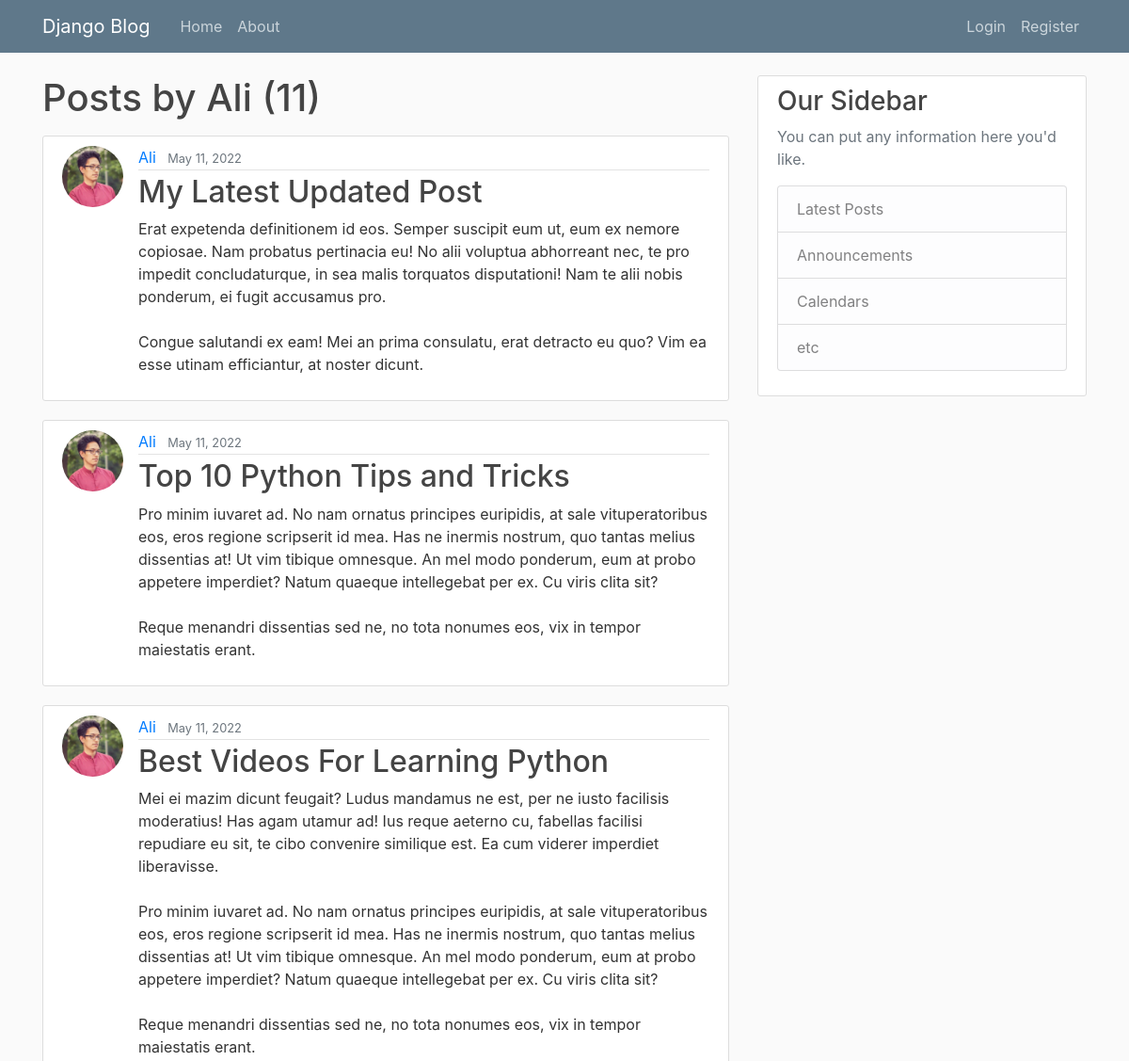
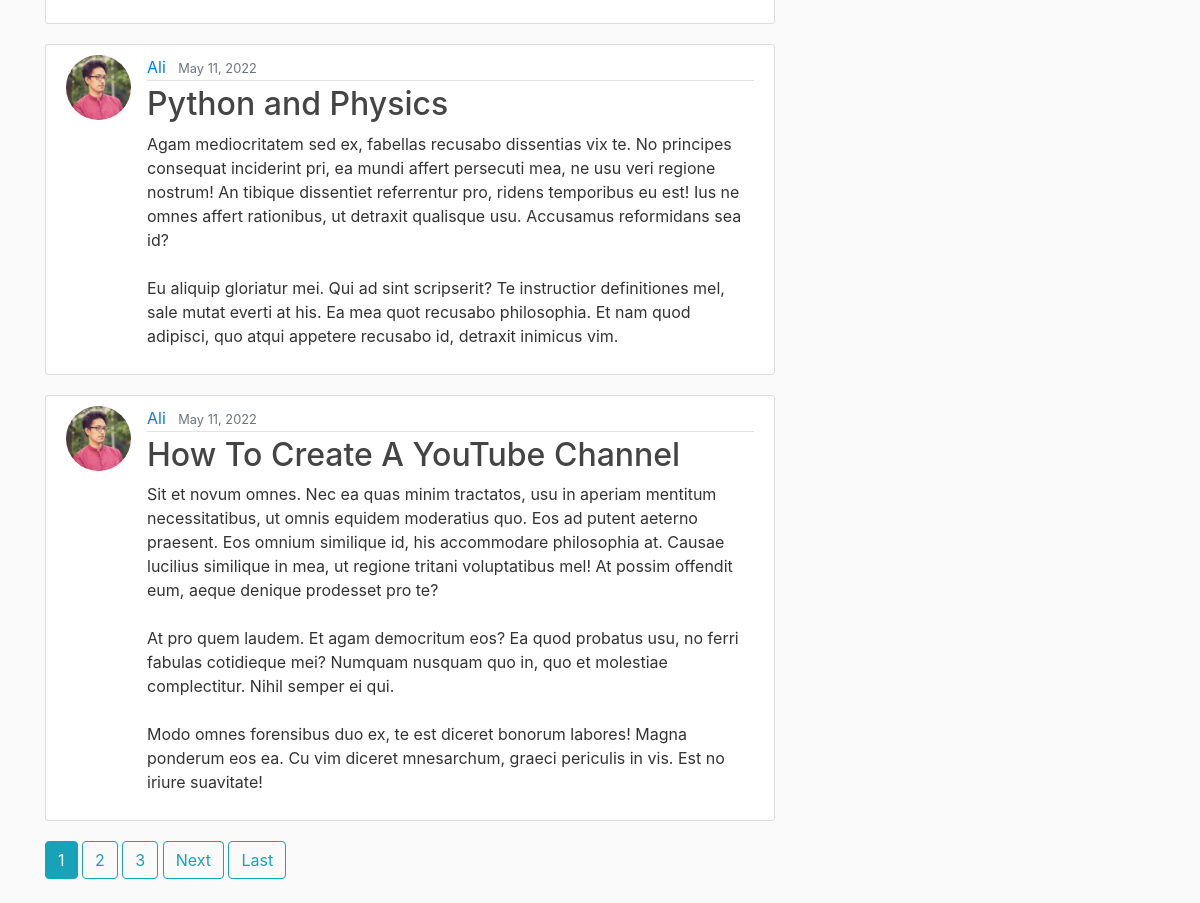
Page /user/Ali on the committed database (2 pictures, top to bottom).
### blog/models.py (models this page shows, shortened)
class Post(models.Model):
    title = models.CharField(max_length=100)
    content = models.TextField()
    date_posted = models.DateTimeField(default=timezone.now)
    author = models.ForeignKey(User, on_delete=models.CASCADE)

### users/models.py (models this page shows, shortened)
class Profile(models.Model):
    user = models.OneToOneField(User, on_delete=models.CASCADE)
    image = models.ImageField(default='default.jpg', upload_to='profile_pics')

### blog/views.py (the view)
# urls.py: path('user/<str:username>', UserPostListView.as_view(), name='user-posts'),
class UserPostListView(ListView):
    model = Post
    template_name = 'blog/user_posts.html'
    context_object_name = 'posts'
    paginate_by = 5
    def get_queryset(self):
        user = get_object_or_404(User, username=self.kwargs.get('username'))
        return Post.objects.filter(author=user).order_by('-date_posted')

### blog/templates/blog/user_posts.html (shortened to what this page needs)
{% extends "blog/base.html" %}
{% block content %}
    <h1 class="mb-3">Posts by {{ view.kwargs.username }} ({{ page_obj.paginator.count }})</h1>
    {% for post in posts %}
        <article class="media content-section">
            <img class="rounded-circle article-img" src="{{ post.author.profile.image.url }}">
            <div class="media-body">
            <div class="article-metadata">
                <a class="mr-2" href="{% url 'user-posts' post.author.username %}">{{ post.author }}</a>
                <small class="text-muted">{{ post.date_posted|date:"F d, Y" }}</small>
            </div>
            <h2><a class="article-title" href="{% url 'post-detail' post.id %}">{{ post.title }}</a></h2>
            <p class="article-content">{{ post.content }}</p>
            </div>
        </article>
    {% endfor %}
    {% if is_paginated %}
        {% for num in page_obj.paginator.page_range %}
            {% if page_obj.number == num %}
                <a class="btn btn-info mb-4" href="?page={{ num }}">{{ num }}</a>
            {% elif num > page_obj.number|add:'-3' and num < page_obj.number|add:'3' %}
                <a class="btn btn-outline-info mb-4" href="?page={{ num }}">{{ num }}</a>
            {% endif %}
        {% endfor %}
        {% if page_obj.has_next %}
            <a class="btn btn-outline-info mb-4" href="?page={{ page_obj.next_page_number }}">Next</a>
            <a class="btn btn-outline-info mb-4" href="?page={{ page_obj.paginator.num_pages }}">Last</a>
        {% endif %}
    {% endif %}
{% endblock content %}

### blog/static/blog/main.css (style rules this page uses)
body { background: #fafafa; color: #333333; margin-top: 5rem; }
h1, h2, h3, h4, h5, h6 { color: #444444; }
.content-section { background: #ffffff; padding: 10px 20px; border: 1px solid #dddddd; border-radius: 3px; margin-bottom: 20px; }
.article-title { color: #444444; }
.article-content { white-space: pre-line; }
.article-img { height: 65px; width: 65px; margin-right: 16px; }
.article-metadata { padding-bottom: 1px; margin-bottom: 4px; border-bottom: 1px solid #e3e3e3 }

### rows in the picture
Post: author.profile.image (picture), author "Ali", date_posted "May 11, 2022", title "My Latest Updated Post", content "Erat expetenda definitionem id eos. Semper suscipit eum ut, eum ex nemore copiosae. Nam probatus pertinacia eu! No alii voluptua abhorreant nec, te pro impedit concludaturque, in sea malis torquatos disputationi! Nam te alii nobis ponderum, ei fugit accusamus pro. Congue salutandi ex eam! Mei an prima consulatu, erat detracto eu quo? Vim ea esse utinam efficiantur, at noster dicunt."
Post: author.profile.image (picture), author "Ali", date_posted "May 11, 2022", title "Top 10 Python Tips and Tricks", content "Pro minim iuvaret ad. No nam ornatus principes euripidis, at sale vituperatoribus eos, eros regione scripserit id mea. Has ne inermis nostrum, quo tantas melius dissentias at! Ut vim tibique omnesque. An mel modo ponderum, eum at probo appetere imperdiet? Natum quaeque intellegebat per ex. Cu viris clita sit? Reque menandri dissentias sed ne, no tota nonumes eos, vix in tempor maiestatis erant."
Post: author.profile.image (picture), author "Ali", date_posted "May 11, 2022", title "Best Videos For Learning Python", content "Mei ei mazim dicunt feugait? Ludus mandamus ne est, per ne iusto facilisis moderatius! Has agam utamur ad! Ius reque aeterno cu, fabellas facilisi repudiare eu sit, te cibo convenire similique est. Ea cum viderer imperdiet liberavisse. Pro minim iuvaret ad. No nam ornatus principes euripidis, at sale vituperatoribus eos, eros regione scripserit id mea. Has ne inermis nostrum, quo tantas melius dissentias at! Ut vim tibique omnesque. An mel modo ponderum, eum at probo appetere imperdiet? Natum quaeque intellegebat per ex. Cu viris clita sit? Reque menandri dissentias sed ne, no tota nonumes eos, vix in tempor maiestatis erant."
Post: author.profile.image (picture), author "Ali", date_posted "May 11, 2022", title "Python and Physics", content "Agam mediocritatem sed ex, fabellas recusabo dissentias vix te. No principes consequat inciderint pri, ea mundi affert persecuti mea, ne usu veri regione nostrum! An tibique dissentiet referrentur pro, ridens temporibus eu est! Ius ne omnes affert rationibus, ut detraxit qualisque usu. Accusamus reformidans sea id? Eu aliquip gloriatur mei. Qui ad sint scripserit? Te instructior definitiones mel, sale mutat everti at his. Ea mea quot recusabo philosophia. Et nam quod adipisci, quo atqui appetere recusabo id, detraxit inimicus vim."
Post: author.profile.image (picture), author "Ali", date_posted "May 11, 2022", title "How To Create A YouTube Channel", content "Sit et novum omnes. Nec ea quas minim tractatos, usu in aperiam mentitum necessitatibus, ut omnis equidem moderatius quo. Eos ad putent aeterno praesent. Eos omnium similique id, his accommodare philosophia at. Causae lucilius similique in mea, ut regione tritani voluptatibus mel! At possim offendit eum, aeque denique prodesset pro te? At pro quem laudem. Et agam democritum eos? Ea quod probatus usu, no ferri fabulas cotidieque mei? Numquam nusquam quo in, quo et molestiae complectitur. Nihil semper ei qui. Modo omnes forensibus duo ex, te est diceret bonorum labores! Magna ponderum eos ea. Cu vim diceret mnesarchum, graeci periculis in vis. Est no iriure suavitate!"

### other values in the picture
{{ view.kwargs.username }} "Ali"
{{ page_obj.paginator.count }} "11"
{{ num }} "1"
{{ num }} "2" "3"
